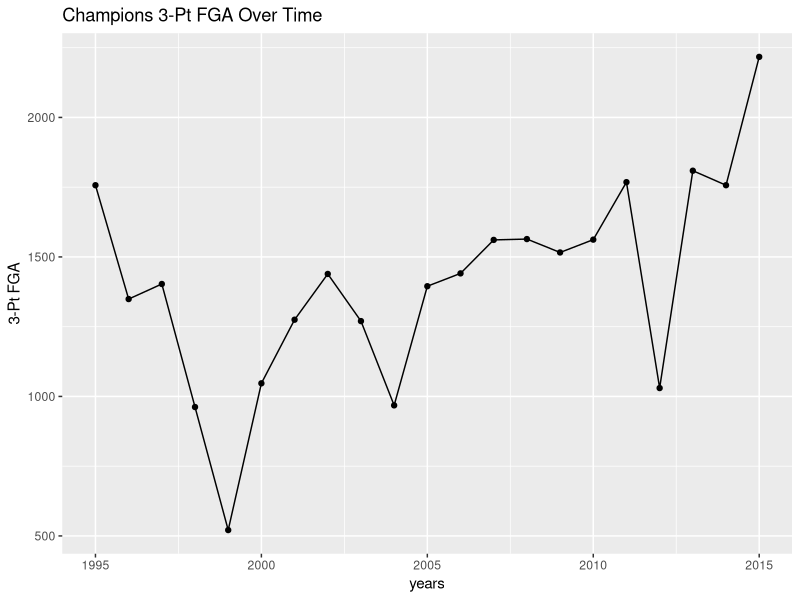
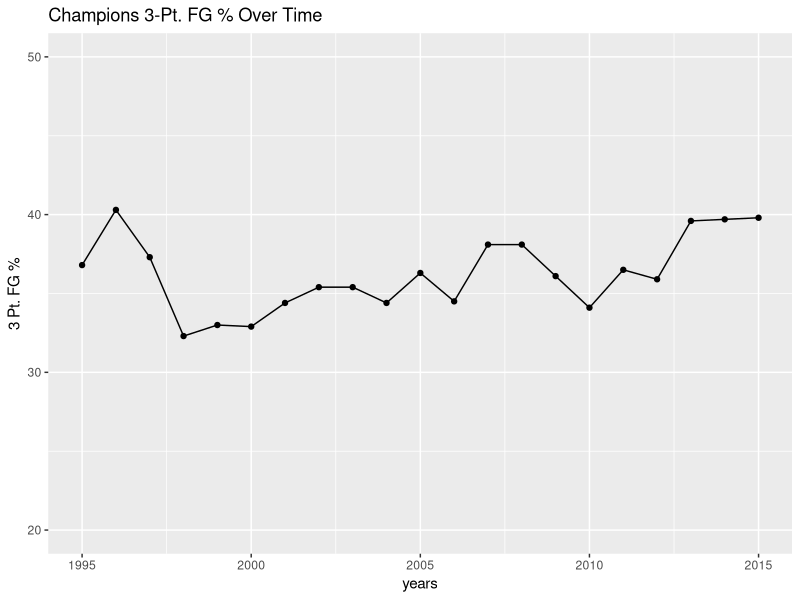
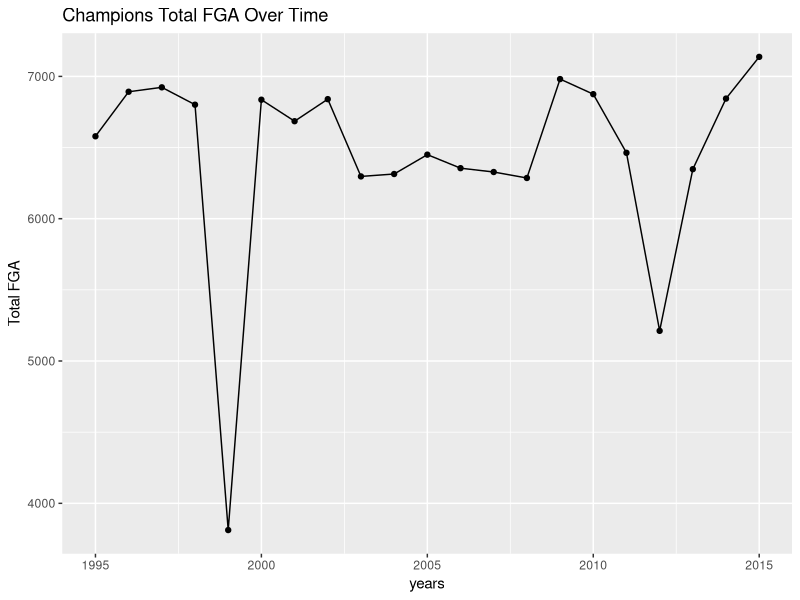
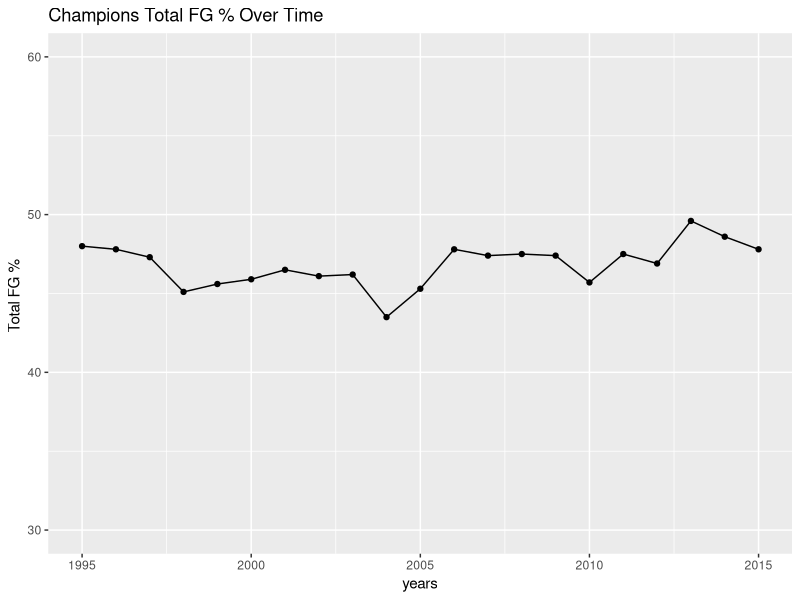
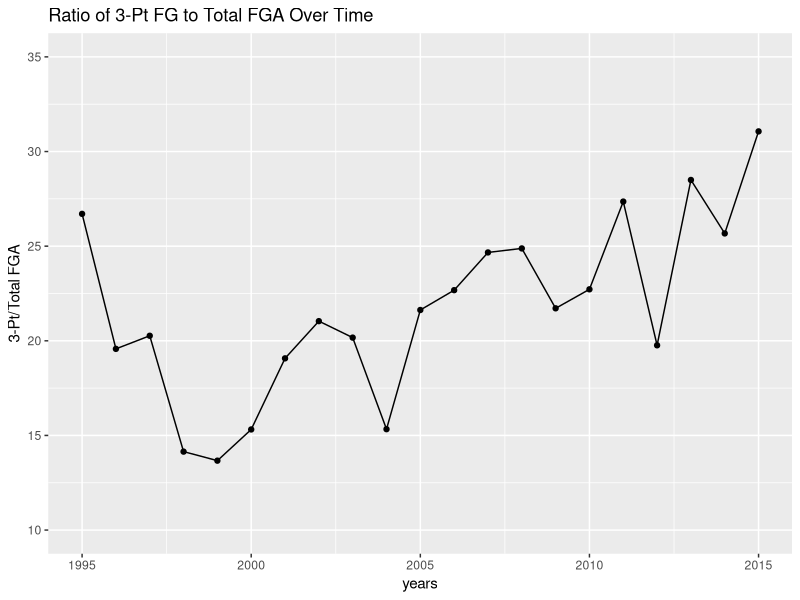

Write R code to recreate these figures, in order. (Note: this script raises an error after producing the figures.)
library(ggplot2)

data <- read.csv(file = "data/champ_data.csv", header = TRUE)[-c(1)]
data$X3PP <- data$X3PP * 100
data$FGP <- data$FGP * 100
data$X3PtFGA <- data$X3PA/data$FGA * 100

# Champion 3-Pt FGA Year-to-Year
qplot(x = years, y = X3PA, data = data, geom = c("point", "line"), 
  ylab = "3-Pt FGA", main = 'Champions 3-Pt FGA Over Time')

# Champion 3-Pt FGP Year-to-Year
qplot(x = years, y = X3PP, data = data, geom = c("point", "line"), 
  ylim = c(20, 50), ylab = "3 Pt. FG %", 
  main = 'Champions 3-Pt. FG % Over Time')

# Champion Field Goal Attempts (FGA) Year-to-Year
qplot(x = years, y = FGA, data = data, geom = c("point", "line"),
  ylab = "Total FGA", main = 'Champions Total FGA Over Time')

# Champion Field Goal Percentage (FGP) Year-to-Year
qplot(x = years, y = FGP, data = data, geom = c("point", "line"), 
  ylim = c(30, 60), ylab = "Total FG % ", 
  main = 'Champions Total FG % Over Time')

# 3-Pt Field Goals as a Percentage of Total Field Goals
qplot(x = years, y = X3PtFGA, data = data, geom = c("point", "line"),
  ylim = c(10, 35), ylab = "3-Pt/Total FGA", 
  main = 'Ratio of 3-Pt FG to Total FGA Over Time')

# Average height and weight of NBA Draft Picks 
players_unique <- data.frame(unique(players$Year), unique(players$`Average Height`), 
  unique(players$`Average Weight`))

qplot(x = unique(players$Year), y = unique(players$`Average Height`), 
  data = players_unique, geom = c("point", "line"), ylab = "Height", 
  xlab = "Year", ylim = c(60, 96), 
  main = 'Average Height of Draft Classes 1995 - 2015')

qplot(x = unique(players$Year), y = unique(players$`Average Weight`),
  data = players_unique, geom = c("point", "line"), ylab = "Weight",
  xlab = "Year", ylim = c(133, 375),
  main = "Average Weight of Draft Classes 1995 - 2015")

# Average height and weight of NBA Championship Lineups
champ$`Average Height`[champ$Year == 2003] <- 78.8001 
champ_unique <- data.frame(unique(champ$Year), unique(champ$`Average Height`), 
  unique(champ$`Average Weight`))

qplot(x = unique(champ$Year), y = unique(champ$`Average Height`),
  data = champ_unique, geom = c("point", "line"), ylab = "Height", 
  xlab = "Year", main = "Average Height of Championship Lineup",
  ylim = c(60, 96))

qplot(x = unique(champ$Year), y = unique(champ$`Average Weight`),
  data = champ_unique, geom = c("point", "line"), ylab = "Weight",
  xlab = "Year", main = "Average Weight of Championship Lineup", 
  ylim = c(133, 375))
